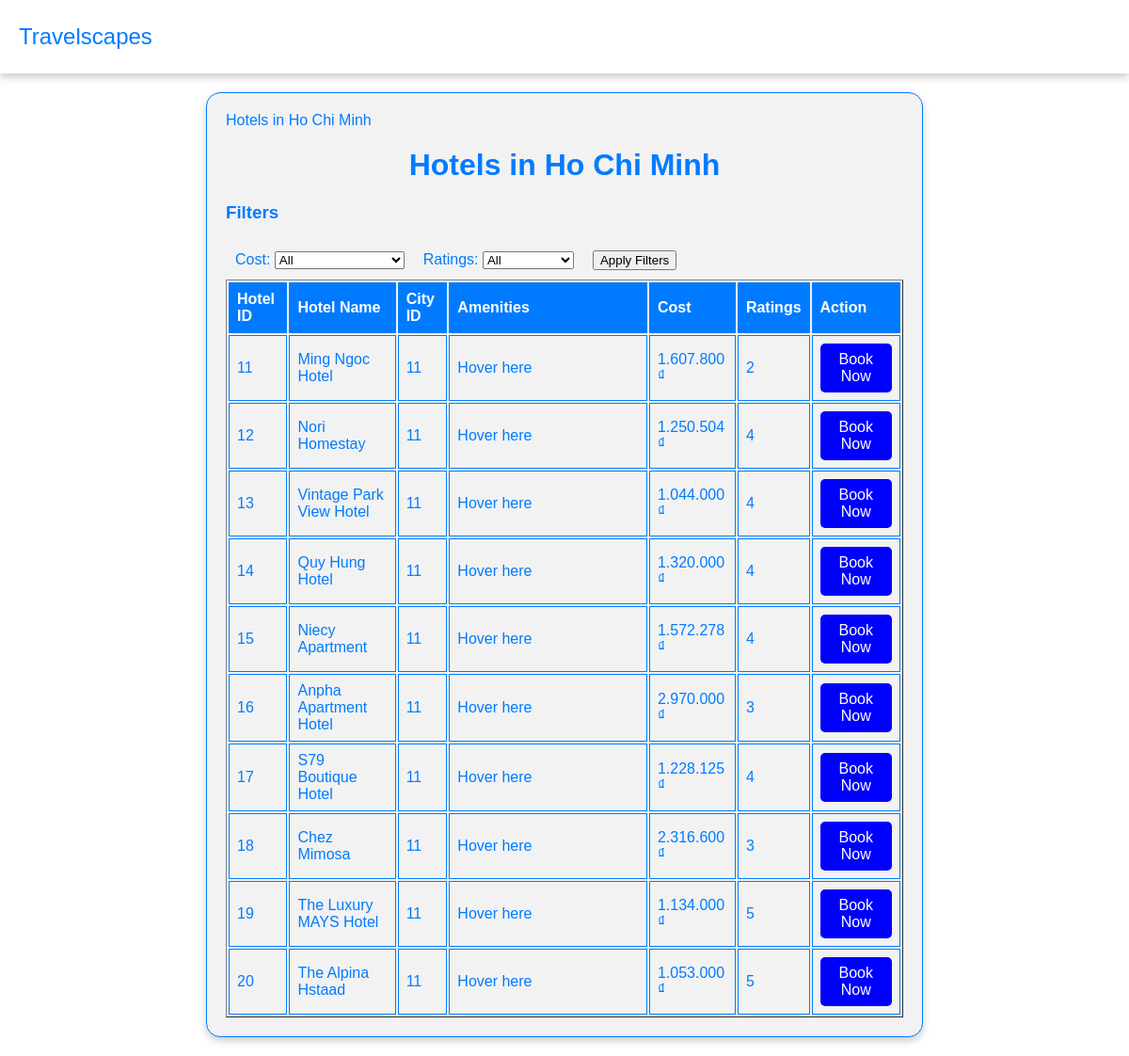
The page /view_hotels.php?city_id=11 on the database its author committed.
### tables this page shows
CREATE TABLE `cities` (
  `cityid` int NOT NULL AUTO_INCREMENT,
  `city` varchar(255) NOT NULL,
  `region` varchar(255) NOT NULL,
  `season` varchar(255) NOT NULL,
  `days` int NOT NULL,
  `cost` int NOT NULL,
  PRIMARY KEY (`cityid`)
);

CREATE TABLE `hotels` (
  `hotelid` int NOT NULL AUTO_INCREMENT,
  `hotel` varchar(255) NOT NULL,
  `cityid` int DEFAULT NULL,
  `cost` bigint DEFAULT NULL,
  `amenities` text,
  `ratings` int DEFAULT NULL,
  PRIMARY KEY (`hotelid`),
  KEY `hotels_ibfk_1` (`cityid`),
  CONSTRAINT `hotels_ibfk_1` FOREIGN KEY (`cityid`) REFERENCES `cities` (`cityid`) ON DELETE CASCADE
);

### view_hotels.php (the view, shortened to what this page needs)
<?php
include 'dbconnect.php';
$cityId = $_GET['city_id'];
$cityName = '';
$citySql = "SELECT city FROM cities WHERE cityid = $cityId";
$cityResult = $conn->query($citySql);
if ($cityResult->num_rows > 0) {
    $row = $cityResult->fetch_assoc();
    $cityName = $row['city'];
}
$sql = "SELECT * FROM hotels WHERE cityid = $cityId";
$result = $conn->query($sql);
$selectedCost = isset($_POST["cost"]) ? $_POST["cost"] : "All";
$selectedRatings = isset($_POST["ratings"]) ? $_POST["ratings"] : "All";
?>
<!DOCTYPE html>
<html>
<head>
    <link rel="stylesheet" href="./css/hotels.css">
</head>
<body>
<div class="navbar">
    <span class="logo">Travelscapes</span>
</div>
<div class="content-container">
Hotels in <?php echo $cityName; ?>
    <h1>Hotels in <?php echo $cityName; ?></h1>
    <form method="post" action="<?php echo $_SERVER['PHP_SELF'] . "?city_id=$cityId"; ?>">
        <h3>Filters</h3>
        <div class="filter-container">
            <div class="filter-select">
                <label>Cost:
                    <select name="cost">
                        <option value="All" <?php if ($selectedCost === "All") echo "selected"; ?>>All</option>
                    </select>
                </label>
            </div>
            <div class="filter-select">
                <label>Ratings:
                    <select name="ratings">
                        <option value="All" <?php if ($selectedRatings === "All") echo "selected"; ?>>All</option>
                    </select>
                </label>
            </div>
            <div class="filter-select">
                <input type="submit" value="Apply Filters">
            </div>
        </div>
    </form>
    <?php
    if ($result->num_rows > 0) {
        echo "<table border='1'>";
        echo "<tr>";
        echo "<th>Hotel ID</th>";
        echo "<th>Hotel Name</th>";
        echo "<th>City ID</th>";
        echo "<th class='amenities-column'>Amenities</th>";
        echo "<th>Cost</th>";
        echo "<th>Ratings</th>";
        echo "<th>Action</th>";
        echo "</tr>";
        while ($row = $result->fetch_assoc()) {
            $amenities = explode(',', $row['amenities']);
            echo "<tr>";
            echo "<td>" . $row['hotelid'] . "</td>";
            echo "<td>" . $row['hotel'] . "</td>";
            echo "<td>" . $row['cityid'] . "</td>";
            echo "<td class='amenities-column'>" .
                 "<div class='amenities-list'>" .
                 join("<br>", array_map(function ($index, $amenity) {
                     return "<span class='amenity-item'>{$index}. {$amenity}</span>";
                 }, range(1, count($amenities)), $amenities)) .
                 "</div>" .
                 "Hover here";
            echo "</td>";
            echo "<td>" . number_format($row['cost'], 0, ',', '.') . " ₫</td>";
            echo "<td>" . $row['ratings'] . "</td>";
            echo "<td><a href='booking.php?hotel_id=" . $row['hotelid'] . "' class='book-button'>Book Now</a></td>";
            echo "</tr>";
        }
        echo "</table>";
    } else {
        echo "No hotels found in " . $cityName;
    }
    ?>
    </div>
</body>
</html>

### css/hotels.css (style rules this page uses)
body { background-color: #fff; color: #007bff; font-family: Arial, sans-serif; margin: 0; padding: 0; }
h1 { color: #007bff; text-align: center; margin-top: 20px; }
.filter-container { display: flex; flex-direction: row; align-items: center; }
.filter-select { margin: 10px; }
table { width: 100%; }
th, td { border: 1px solid #007bff; padding: 8px; text-align: left; }
th { background-color: #007bff; color: #fff; }
.amenities-column { width: 30%; transition: width 0.3s; }
.book-button { background-color: #007bff; color: #fff; padding: 8px 16px; text-align: center; text-decoration: none; display: inline-block; border: none; cursor: pointer; border-radius: 5px; }
.book-button { background-color: blue; color: white; padding: 8px 16px; text-align: center; text-decoration: none; display: inline-block; border: none; cursor: pointer; border-radius: 5px; }
.navbar { background-color: white; overflow: hidden; box-shadow: 0px 4px 8px rgba(0, 0, 0, 0.2); padding: 15px 0; }
.logo { float: left; padding: 10px 20px; font-size: 24px; color: #007bff; }
.content-container { background-color: #f2f2f2; border: 1px solid #007bff; border-radius: 15px; box-shadow: 0px 4px 8px rgba(0, 0, 0, 0.2); margin: 20px auto; padding: 20px; width: 60%; }

### rows shown on the page
cities: city "Ho Chi Minh"
hotels: hotelid "11", hotel "Ming Ngoc Hotel", cityid "11", cost "1.607.800", ratings "2"
hotels: hotelid "12", hotel "Nori Homestay", cityid "11", cost "1.250.504", ratings "4"
hotels: hotelid "13", hotel "Vintage Park View Hotel", cityid "11", cost "1.044.000", ratings "4"
hotels: hotelid "14", hotel "Quy Hung Hotel", cityid "11", cost "1.320.000", ratings "4"
hotels: hotelid "15", hotel "Niecy Apartment", cityid "11", cost "1.572.278", ratings "4"
hotels: hotelid "16", hotel "Anpha Apartment Hotel", cityid "11", cost "2.970.000", ratings "3"
hotels: hotelid "17", hotel "S79 Boutique Hotel", cityid "11", cost "1.228.125", ratings "4"
hotels: hotelid "18", hotel "Chez Mimosa", cityid "11", cost "2.316.600", ratings "3"
hotels: hotelid "19", hotel "The Luxury MAYS Hotel", cityid "11", cost "1.134.000", ratings "5"
hotels: hotelid "20", hotel "The Alpina Hstaad", cityid "11", cost "1.053.000", ratings "5"
